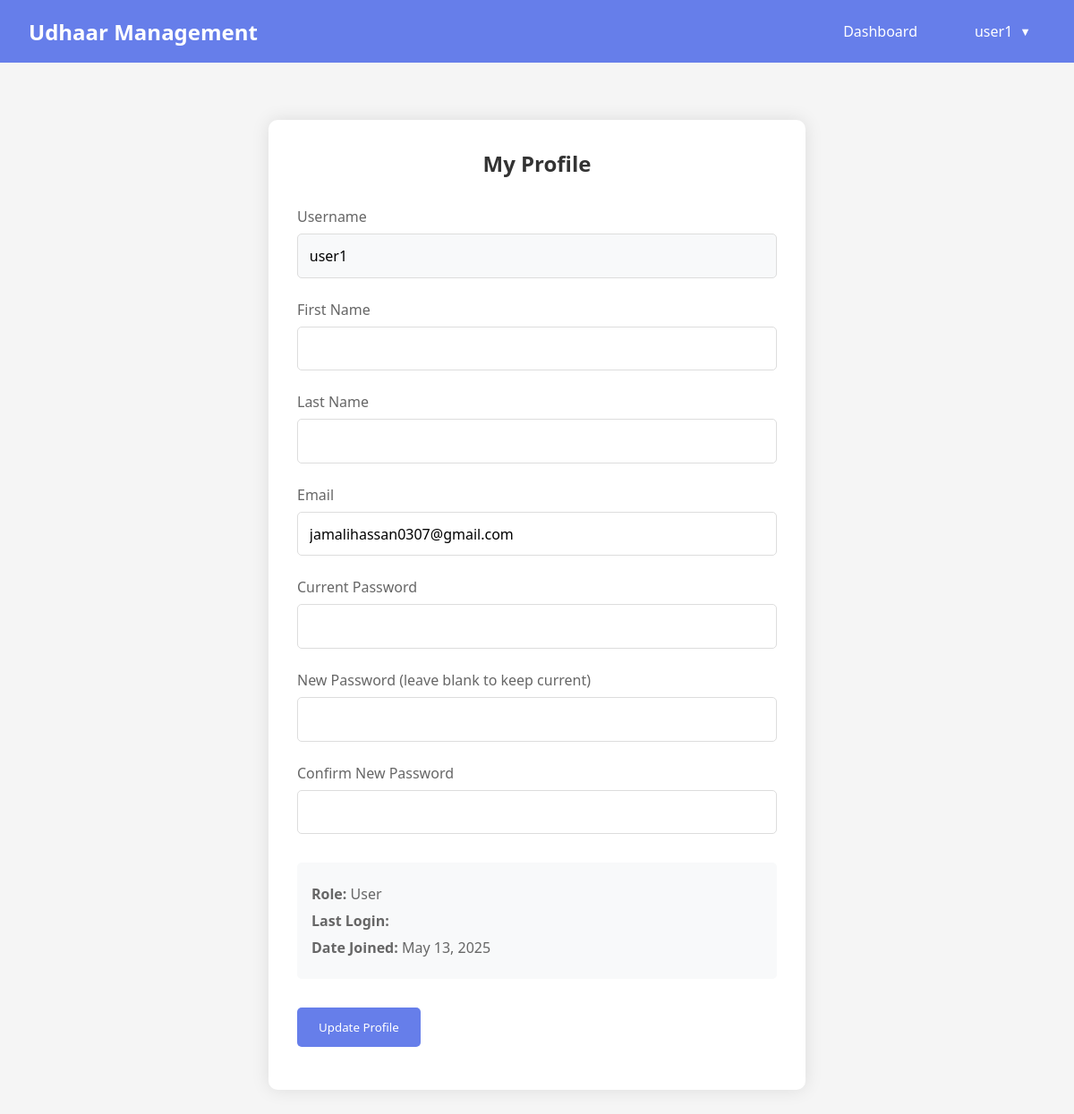
The page /profile/ (signed in) on the database its author committed.
### myapp/models.py (models this page shows, shortened)
class User(AbstractUser):
    ROLE_CHOICES = (
        ('admin', 'Admin'),
        ('entry_operator', 'Entry Operator'),
        ('accountant', 'Accountant'),
        ('order_manager', 'Order Manager'),
        ('product_manager', 'Product Manager'),
        ('user', 'User'),
    )
    role = models.CharField(max_length=20, choices=ROLE_CHOICES, default='user')
    udhaar = models.DecimalField(max_digits=10, decimal_places=2, default=0.00)
    due_date = models.DateField(null=True, blank=True)
    created_at = models.DateTimeField(auto_now_add=True)
    updated_at = models.DateTimeField(auto_now=True)

### myapp/views.py (the view, shortened to what this page needs)
# urls.py: path('profile/', views.profile, name='profile'),
@login_required
def profile(request):
    return render(request, 'myapp/profile.html')

### myapp/templates/myapp/profile.html (shortened to what this page needs)
{% extends 'myapp/base.html' %}
{% block content %}
<section class="profile-section">
  <div class="profile-container">
    <div class="profile-header">
      <h2>My Profile</h2>
    </div>
    <div class="profile-content">
      <form method="post" class="profile-form">
        <div class="form-group">
          <label for="username">Username</label>
          <input type="text" id="username" name="username" value="{{ user.username }}" required {% if not user.is_superuser %}readonly{% endif %}>
        </div>
        <div class="form-group">
          <label for="first_name">First Name</label>
          <input type="text" id="first_name" name="first_name" value="{{ user.first_name }}" required>
        </div>
        <div class="form-group">
          <label for="last_name">Last Name</label>
          <input type="text" id="last_name" name="last_name" value="{{ user.last_name }}" required>
        </div>
        <div class="form-group">
          <label for="email">Email</label>
          <input type="email" id="email" name="email" value="{{ user.email }}" required>
        </div>
        <div class="form-group">
          <label for="current_password">Current Password</label>
          <input type="password" id="current_password" name="current_password">
        </div>
        <div class="form-group">
          <label for="new_password">New Password (leave blank to keep current)</label>
          <input type="password" id="new_password" name="new_password">
        </div>
        <div class="form-group">
          <label for="confirm_password">Confirm New Password</label>
          <input type="password" id="confirm_password" name="confirm_password">
        </div>
        <div class="profile-info">
          <p><strong>Role:</strong> {{ user.get_role_display }}</p>
          <p><strong>Last Login:</strong> {{ user.last_login|date:"F j, Y, g:i a" }}</p>
          <p><strong>Date Joined:</strong> {{ user.date_joined|date:"F j, Y" }}</p>
        </div>
        <div class="button-group">
          <button type="submit" class="action-btn">Update Profile</button>
        </div>
      </form>
    </div>
  </div>
</section>
{% endblock %}

### myapp/templates/myapp/base.html (shortened to what this page needs)
{% load static %}
<!DOCTYPE html>
<html lang="en">
  <head>
    <link rel="stylesheet" href="{% static 'myapp/css/styles.css' %}" />
  </head>
  <body>
    {% if user.is_authenticated %}
    <nav class="navbar">
      <div class="logo">Udhaar Management</div>
      <div class="nav-links">
        <a href="{% url 'dashboard' %}" class="nav-btn">Dashboard</a>
        <div class="user-menu">
          <span class="username">{{ user.get_full_name|default:user.username }}</span>
        </div>
      </div>
    </nav>
    {% endif %}
    <div class="container">
      {% block content %}{% endblock %}
    </div>
  </body>
</html>

### myapp/static/myapp/css/styles.css (style rules this page uses)
* { margin: 0; padding: 0; box-sizing: border-box; font-family: "Segoe UI", Tahoma, Geneva, Verdana, sans-serif; }
body { background-color: #f5f5f5; }
.navbar { background: #667eea; padding: 1rem 2rem; display: flex; justify-content: space-between; align-items: center; color: white; }
.logo { font-size: 1.5rem; font-weight: bold; }
.nav-links { display: flex; gap: 1rem; }
.nav-btn { padding: 0.5rem 1rem; border: none; background: transparent; color: white; cursor: pointer; font-size: 1rem; transition: opacity 0.3s ease; position: relative; text-decoration: none; }
.nav-btn::after { content: ""; position: absolute; bottom: 0; left: 50%; transform: translateX(-50%); width: 0; height: 2px; background: white; transition: width 0.3s ease; }
.container { padding: 2rem; max-width: 1200px; margin: 0 auto; }
.action-btn { padding: 0.8rem 1.5rem; background: #667eea; color: white; border: none; border-radius: 5px; cursor: pointer; margin-bottom: 1rem; }
label { display: block; margin-bottom: 0.5rem; color: #333; }
.button-group { display: flex; gap: 1rem; margin-top: 1.5rem; }

### myapp/templates/myapp/base.html (style rules this page uses)
.user-menu { position: relative; display: inline-block; margin-left: 1rem; }
.username { color: white; padding: 0.5rem 1rem; cursor: pointer; display: flex; align-items: center; }
.username:after { content: '▼'; font-size: 0.8em; margin-left: 0.5rem; }

### myapp/templates/myapp/profile.html (style rules this page uses)
.profile-section { padding: 2rem; }
.profile-container { background: white; border-radius: 10px; box-shadow: 0 0 20px rgba(0, 0, 0, 0.1); padding: 2rem; max-width: 600px; margin: 0 auto; }
.profile-header { margin-bottom: 2rem; text-align: center; }
.profile-header h2 { color: #333; margin-bottom: 1rem; }
.profile-form .form-group { margin-bottom: 1.5rem; }
.profile-form label { display: block; margin-bottom: 0.5rem; color: #666; }
.profile-form input { width: 100%; padding: 0.8rem; border: 1px solid #ddd; border-radius: 5px; font-size: 1rem; }
.profile-form input:read-only { background-color: #f8f9fa; cursor: not-allowed; }
.profile-info { margin: 2rem 0; padding: 1rem; background: #f8f9fa; border-radius: 5px; }
.profile-info p { margin: 0.5rem 0; color: #666; }
.button-group { text-align: center; margin-top: 2rem; }

### rows shown on the page
User: get_full_name "user1", username "user1", email "jamalihassan0307@gmail.com", role "User", date_joined "May 13, 2025"
